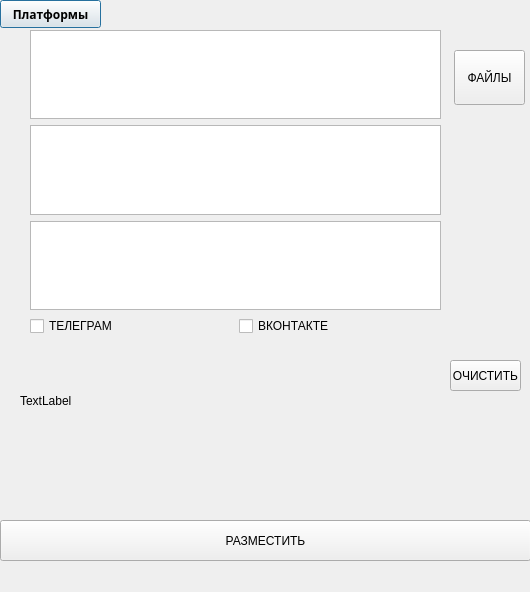
<?xml version="1.0" encoding="UTF-8"?>
<ui version="4.0">
 <class>MainWindow</class>
 <widget class="QDialog" name="MainWindow">
  <property name="geometry">
   <rect>
    <x>0</x>
    <y>0</y>
    <width>530</width>
    <height>592</height>
   </rect>
  </property>
  <property name="windowTitle">
   <string>Dialog</string>
  </property>
  <widget class="QPushButton" name="Button_Menu">
   <property name="geometry">
    <rect>
     <x>0</x>
     <y>0</y>
     <width>101</width>
     <height>28</height>
    </rect>
   </property>
   <property name="font">
    <font>
     <family>Arial Black</family>
     <weight>75</weight>
     <bold>true</bold>
    </font>
   </property>
   <property name="text">
    <string>Платформы</string>
   </property>
   <property name="autoExclusive">
    <bool>false</bool>
   </property>
  </widget>
  <widget class="QWidget" name="verticalLayoutWidget">
   <property name="geometry">
    <rect>
     <x>30</x>
     <y>30</y>
     <width>411</width>
     <height>306</height>
    </rect>
   </property>
   <layout class="QVBoxLayout" name="verticalLayout">
    <item>
     <widget class="QPlainTextEdit" name="plainTextEdit"/>
    </item>
    <item>
     <widget class="QTextBrowser" name="textBrowser"/>
    </item>
    <item>
     <widget class="QTextEdit" name="InputText"/>
    </item>
    <item>
     <layout class="QHBoxLayout" name="horizontalLayout">
      <item>
       <widget class="QCheckBox" name="Telegram">
        <property name="text">
         <string>ТЕЛЕГРАМ</string>
        </property>
       </widget>
      </item>
      <item>
       <widget class="QCheckBox" name="Vkontakte">
        <property name="text">
         <string>ВКОНТАКТЕ</string>
        </property>
       </widget>
      </item>
     </layout>
    </item>
   </layout>
  </widget>
  <widget class="QPushButton" name="DeleteFilesButton">
   <property name="geometry">
    <rect>
     <x>450</x>
     <y>360</y>
     <width>71</width>
     <height>31</height>
    </rect>
   </property>
   <property name="whatsThis">
    <string>&lt;html&gt;&lt;head/&gt;&lt;body&gt;&lt;p&gt;ОЧИСТИТЬ ФАЙЛЫ&lt;/p&gt;&lt;/body&gt;&lt;/html&gt;</string>
   </property>
   <property name="text">
    <string>ОЧИСТИТЬ</string>
   </property>
  </widget>
  <widget class="QPushButton" name="FileButton">
   <property name="geometry">
    <rect>
     <x>454</x>
     <y>50</y>
     <width>71</width>
     <height>55</height>
    </rect>
   </property>
   <property name="text">
    <string>ФАЙЛЫ</string>
   </property>
  </widget>
  <widget class="QPushButton" name="PostButton">
   <property name="geometry">
    <rect>
     <x>0</x>
     <y>520</y>
     <width>531</width>
     <height>41</height>
    </rect>
   </property>
   <property name="text">
    <string>РАЗМЕСТИТЬ</string>
   </property>
  </widget>
  <widget class="QLabel" name="FileNames">
   <property name="geometry">
    <rect>
     <x>30</x>
     <y>295</y>
     <width>411</width>
     <height>21</height>
    </rect>
   </property>
   <property name="text">
    <string> </string>
   </property>
  </widget>
  <widget class="QLabel" name="Files">
   <property name="geometry">
    <rect>
     <x>20</x>
     <y>360</y>
     <width>401</width>
     <height>81</height>
    </rect>
   </property>
   <property name="text">
    <string>TextLabel</string>
   </property>
  </widget>
 </widget>
 <resources>
  <include location="../project/resources.qrc"/>
 </resources>
 <connections/>
</ui>
